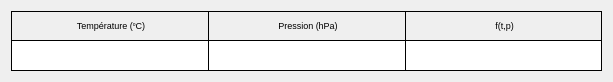
   <widget class="QWidget" name="gridLayoutWidget">
    <property name="geometry">
     <rect>
      <x>20</x>
      <y>320</y>
      <width>593</width>
      <height>62</height>
     </rect>
    </property>
    <layout class="QGridLayout" name="gridLayout">
     <property name="spacing">
      <number>0</number>
     </property>
     <item row="0" column="2">
      <widget class="QLabel" name="label_17">
       <property name="minimumSize">
        <size>
         <width>197</width>
         <height>30</height>
        </size>
       </property>
       <property name="maximumSize">
        <size>
         <width>197</width>
         <height>30</height>
        </size>
       </property>
       <property name="font">
        <font>
         <pointsize>7</pointsize>
        </font>
       </property>
       <property name="styleSheet">
        <string notr="true">color : black;
border-color: black;
border-width: 1px;
border-style: solid;

</string>
       </property>
       <property name="text">
        <string>&lt;html&gt;&lt;head/&gt;&lt;body&gt;&lt;p align=&quot;center&quot;&gt;f(t,p)&lt;/p&gt;&lt;/body&gt;&lt;/html&gt;</string>
       </property>
      </widget>
     </item>
     <item row="0" column="1">
      <widget class="QLabel" name="label_14">
       <property name="minimumSize">
        <size>
         <width>197</width>
         <height>30</height>
        </size>
       </property>
       <property name="maximumSize">
        <size>
         <width>197</width>
         <height>30</height>
        </size>
       </property>
       <property name="font">
        <font>
         <pointsize>7</pointsize>
        </font>
       </property>
       <property name="styleSheet">
        <string notr="true">color : black;
border-color: black;
border-width: 1px;
border-style: solid;
border-right-style: none;
</string>
       </property>
       <property name="text">
        <string>&lt;html&gt;&lt;head/&gt;&lt;body&gt;&lt;p align=&quot;center&quot;&gt;Pression (hPa)&lt;/p&gt;&lt;/body&gt;&lt;/html&gt;</string>
       </property>
      </widget>
     </item>
     <item row="0" column="0">
      <widget class="QLabel" name="label_12">
       <property name="minimumSize">
        <size>
         <width>197</width>
         <height>30</height>
        </size>
       </property>
       <property name="maximumSize">
        <size>
         <width>197</width>
         <height>30</height>
        </size>
       </property>
       <property name="font">
        <font>
         <pointsize>7</pointsize>
        </font>
       </property>
       <property name="styleSheet">
        <string notr="true">color : black;
border-color: black;
border-width: 1px;
border-style: solid;
border-right-style: none;
</string>
       </property>
       <property name="text">
        <string>&lt;html&gt;&lt;head/&gt;&lt;body&gt;&lt;p align=&quot;center&quot;&gt;Température (&lt;span style=&quot; vertical-align:super;&quot;&gt;o&lt;/span&gt;C)&lt;/p&gt;&lt;/body&gt;&lt;/html&gt;</string>
       </property>
      </widget>
     </item>
     <item row="1" column="0">
      <widget class="QLineEdit" name="temperatureLineEdit">
       <property name="sizePolicy">
        <sizepolicy hsizetype="Expanding" vsizetype="Expanding">
         <horstretch>0</horstretch>
         <verstretch>0</verstretch>
        </sizepolicy>
       </property>
       <property name="minimumSize">
        <size>
         <width>197</width>
         <height>30</height>
        </size>
       </property>
       <property name="maximumSize">
        <size>
         <width>197</width>
         <height>30</height>
        </size>
       </property>
       <property name="font">
        <font>
         <pointsize>7</pointsize>
        </font>
       </property>
       <property name="styleSheet">
        <string notr="true">border-color: black;
border-width: 1px;
border-style: solid;
border-right-style: none;
border-top-style: none;
color: rgb(46, 52, 54);</string>
       </property>
       <property name="alignment">
        <set>Qt::AlignCenter</set>
       </property>
       <property name="readOnly">
        <bool>true</bool>
       </property>
      </widget>
     </item>
     <item row="1" column="1">
      <widget class="QLineEdit" name="pressureLineEdit">
       <property name="sizePolicy">
        <sizepolicy hsizetype="Expanding" vsizetype="Expanding">
         <horstretch>0</horstretch>
         <verstretch>0</verstretch>
        </sizepolicy>
       </property>
       <property name="minimumSize">
        <size>
         <width>197</width>
         <height>30</height>
        </size>
       </property>
       <property name="maximumSize">
        <size>
         <width>197</width>
         <height>30</height>
        </size>
       </property>
       <property name="font">
        <font>
         <pointsize>7</pointsize>
        </font>
       </property>
       <property name="styleSheet">
        <string notr="true">border-color: black;
border-width: 1px;
border-style: solid;
border-right-style: none;
border-top-style: none;
color: rgb(46, 52, 54);</string>
       </property>
       <property name="alignment">
        <set>Qt::AlignCenter</set>
       </property>
       <property name="readOnly">
        <bool>true</bool>
       </property>
      </widget>
     </item>
     <item row="1" column="2">
      <widget class="QLineEdit" name="ftpLineEdit">
       <property name="sizePolicy">
        <sizepolicy hsizetype="Expanding" vsizetype="Expanding">
         <horstretch>0</horstretch>
         <verstretch>0</verstretch>
        </sizepolicy>
       </property>
       <property name="minimumSize">
        <size>
         <width>197</width>
         <height>30</height>
        </size>
       </property>
       <property name="maximumSize">
        <size>
         <width>197</width>
         <height>30</height>
        </size>
       </property>
       <property name="font">
        <font>
         <pointsize>7</pointsize>
        </font>
       </property>
       <property name="styleSheet">
        <string notr="true">border-color: black;
border-width: 1px;
border-style: solid;

border-top-style: none;
color: rgb(46, 52, 54);</string>
       </property>
       <property name="alignment">
        <set>Qt::AlignCenter</set>
       </property>
       <property name="readOnly">
        <bool>true</bool>
       </property>
      </widget>
     </item>
    </layout>
   </widget>
